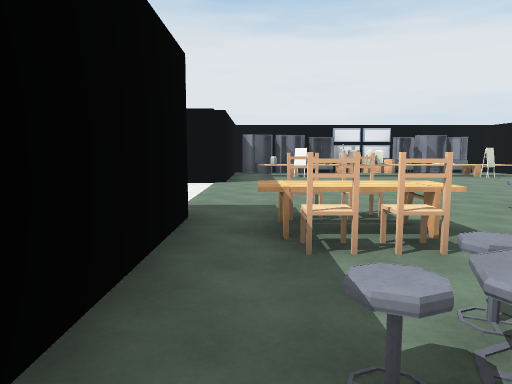
view 1 (above)

17 first-person views from a walk through a scene from a Unity 3-D project. The camera is 1.4 m above the floor, tilts 6° down and sees 70° across. The floor is counted in squares, 2 m on a side. Each view is taken from the middle of a square. On the plan, view 1 faces up. The plan holds only what a view shows up to about 11 squares ahead; the rest is blank. The place goes on beyond the plan. The player is left out. Some surface patterns are stand-ins.

view 2
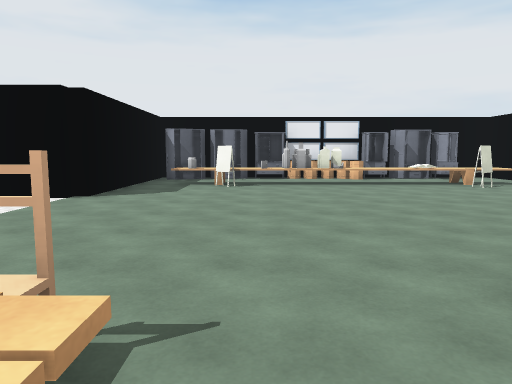

view 3
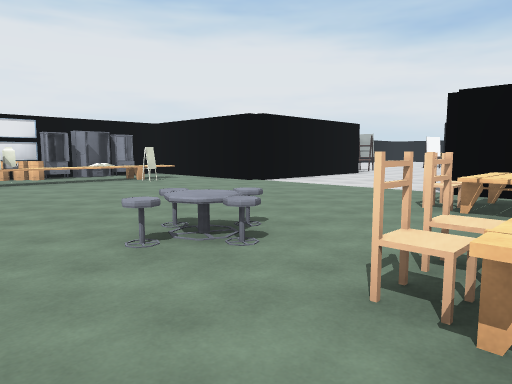

view 4
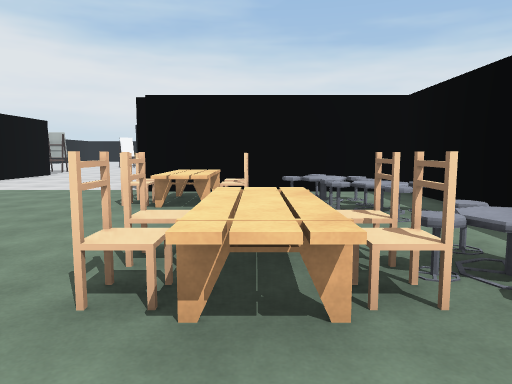

view 5
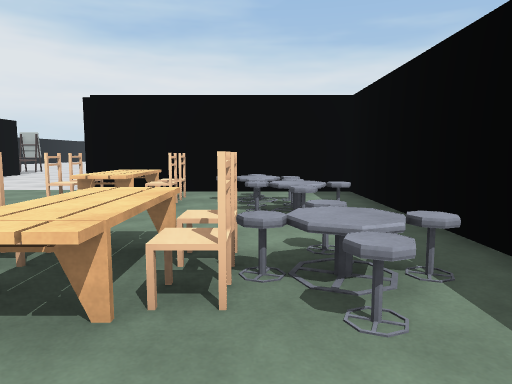

view 6
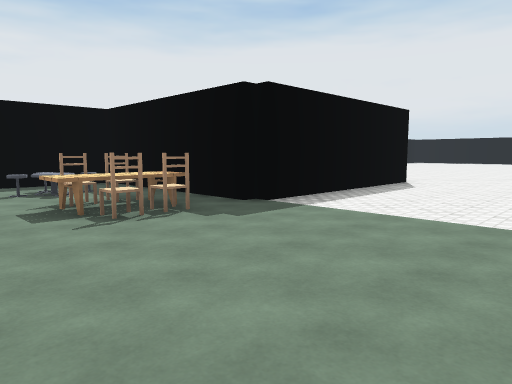

view 7
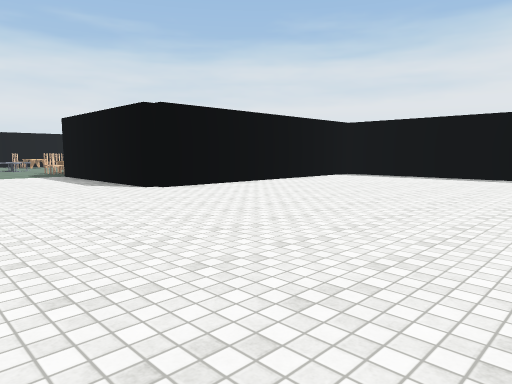

view 8
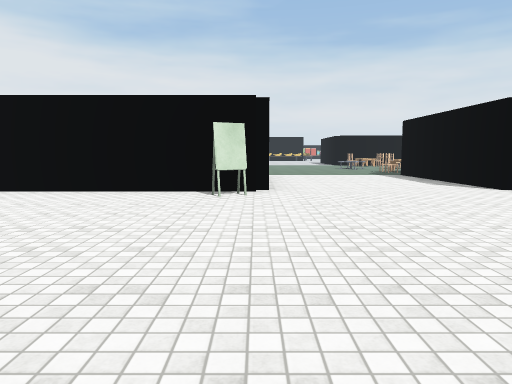

view 9
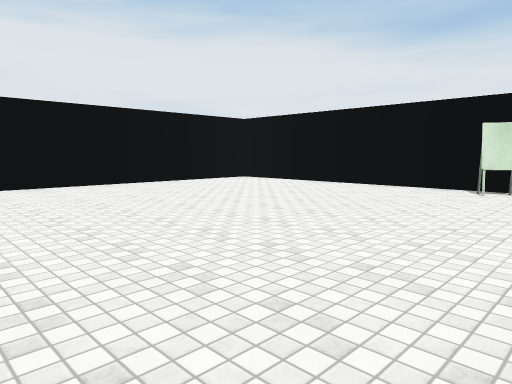

view 10
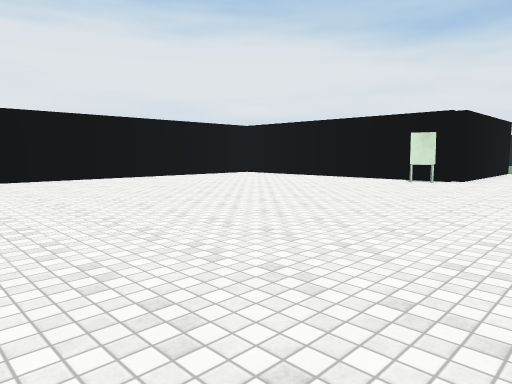

view 11
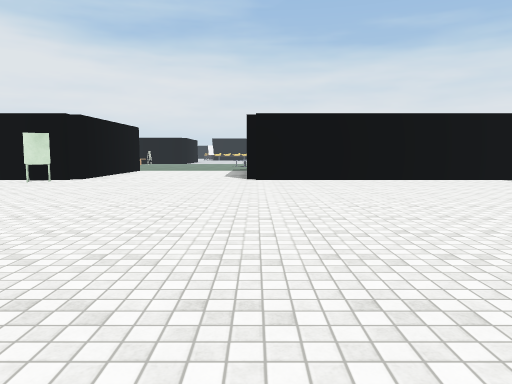

view 12
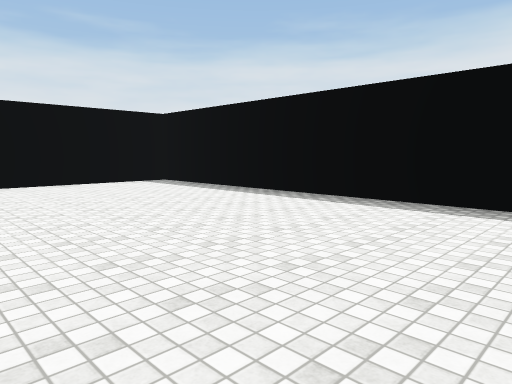

view 13
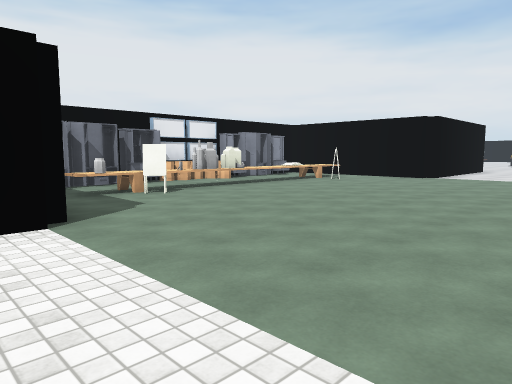

view 14
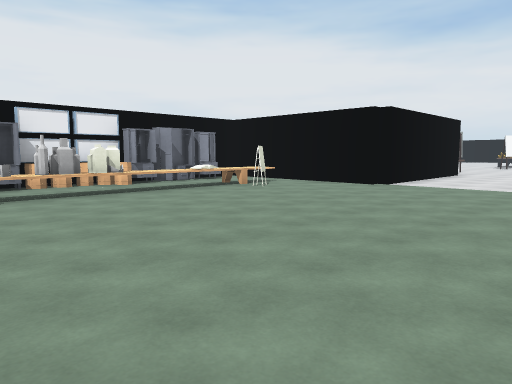

view 15
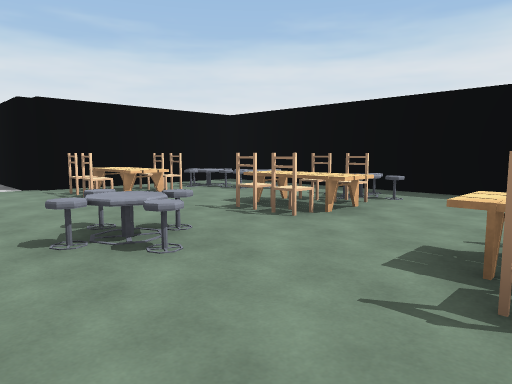

view 16
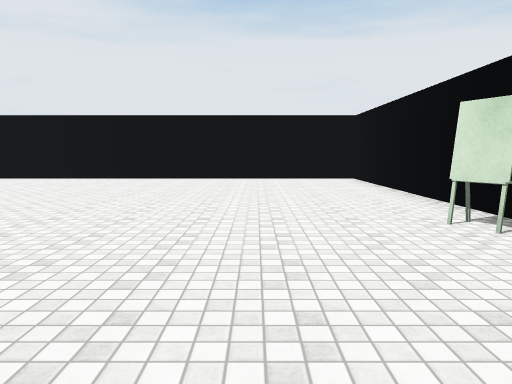

view 17
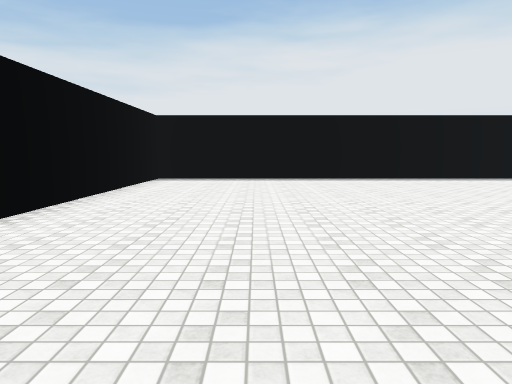

### Floor plan
Points are (right, up) in squares from view 1. A wall is a line through its corners. A room is listed if a view was taken in it or the views show most of it. See-through windows are left out.
Room 1 (views 1, 2, 3, 4, 5, 6, 7, 8, 9, 10, 11, 12, 13, 14, 15, 16, 17)
walls: (-6.3, 8.9) (-6.3, 16.2) (-16.2, 16.2); (-0.9, 8.7) (-6, 8.7); (-0.7, 4) (-0.7, -0.8) (8.8, -0.8) (8.8, 4.2) (10.5, 4.2); (2.2, 13.7) (-0.7, 13.7) (-0.7, 9); (5.1, 13.7) (4.5, 13.7); (-16.2, -3.3) (-6.3, -3.3) (-6.3, 4.2) (-1.1, 4.2); (10.5, 8.7) (8.8, 8.7) (8.8, 13.7) (7, 13.7)
low walls: (2.5, 11.2) (0, 11.2); (5.5, 11.2) (4.4, 11.2); (7.9, 11.2) (7.4, 11.2)
objects: other object (-7, 9); other object (0, 1); other object (0, 3); other object (0, 13) to (1, 13); other object (1, 1); other object (1, 3); other object (1, 4); other object (1, 10); other object (1, 11); other object (2, 13); other object (3, 0); other object (3, 5); other object (3, 11); other object (3, 12); other object (3, 13); other object (3, 14); other object (4, 0); other object (4, 1); other object (4, 2) to (5, 2); other object (4, 3); other object (4, 4); other object (4, 5); other object (4, 11); other object (4, 12); other object (4, 14); other object (5, 0) to (5, 1); other object (5, 13); other object (6, 0); other object (6, 1); other object (6, 11) to (6, 12); other object (6, 13); other object (6, 14); other object (7, 0); other object (7, 1); other object (7, 2); other object (7, 3) to (8, 3); other object (7, 4); other object (7, 11); other object (7, 13) to (8, 13); other object (8, 0); other object (8, 1); other object (8, 2); other object (8, 4)

Where each view was taken, in squares from view 1:
view 1: 0 up, 0 right, facing up
view 2: 3 up, 2 right, facing up
view 3: 2 up, 2 right, facing up-right
view 4: 2 up, 2 right, facing right
view 5: 1 up, 2 right, facing right
view 6: 8 up, 3 right, facing down-left
view 7: 8 up, 13 left, facing down-right
view 8: 9 up, 13 left, facing right
view 9: 8 up, 14 left, facing up-right
view 10: 6 up, 16 left, facing up-right
view 11: 4 up, 16 left, facing right
view 12: 2 up, 15 left, facing down-right
view 13: 5 up, 2 left, facing up-right
view 14: 5 up, 1 right, facing up-right
view 15: 6 up, 1 right, facing down-right
view 16: 6 up, 9 left, facing up
view 17: 7 up, 9 left, facing down
